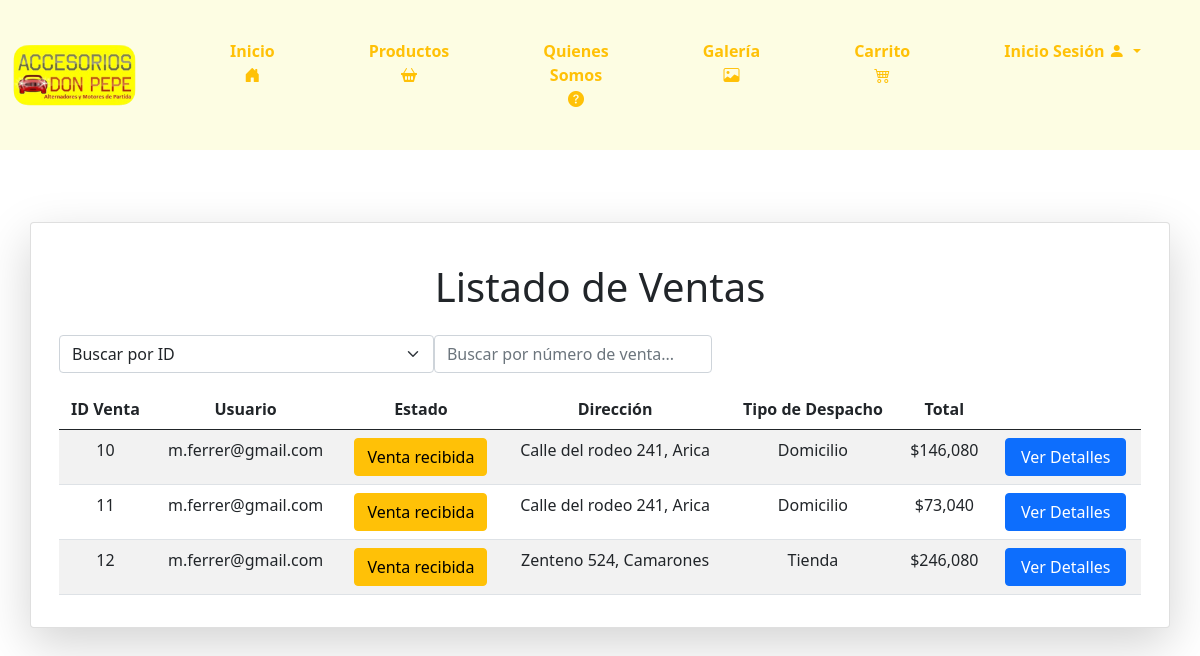
Before: /listaventas/ with the older database file.
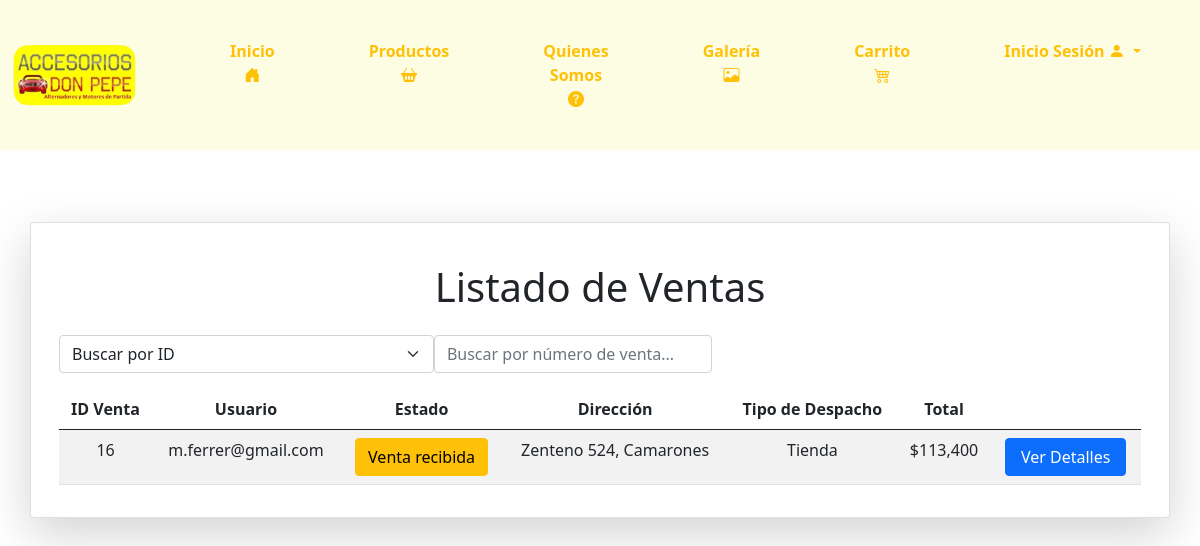
After: the same page with the newer database file.
### core/models.py (models this page shows, shortened)
class Venta(models.Model):
    codVenta = models.AutoField(primary_key=True)
    usuario = models.ForeignKey(Usuario, on_delete=models.CASCADE)
    estadoP = models.ForeignKey(Estado, on_delete=models.CASCADE)
    tipodespacho = models.ForeignKey(TipoDespacho, on_delete=models.CASCADE)
    total = models.IntegerField()
    direccion = models.OneToOneField(Direccion, on_delete=models.CASCADE, null=True, blank=True)

class Usuario(models.Model):
    rut = models.CharField(primary_key=True, max_length=10)
    nombre = models.CharField(max_length=20)
    apellido = models.CharField(max_length=20)
    telefono = models.CharField(max_length=9)
    correo = models.EmailField(unique=True, max_length=100, blank=True, null=True)
    clave = models.CharField(max_length=30)
    rol = models.ForeignKey(Rol, on_delete=models.CASCADE)
    def __str__(self) -> str:
        return self.correo

class Estado(models.Model):
    id_estado = models.IntegerField(primary_key=True)
    nombreEs = models.CharField(max_length=50)

class Direccion(models.Model):
    idDireccion = models.AutoField(primary_key=True)
    calle = models.CharField(max_length=100)
    numero = models.CharField(max_length=10)
    comuna = models.ForeignKey('Comuna', on_delete=models.CASCADE)
    def __str__(self):
        return f"{self.calle} {self.numero}, {self.comuna}"

class Comuna(models.Model):
    idComuna = models.AutoField(primary_key=True)
    nombreC = models.CharField(max_length=100)
    region = models.ForeignKey(Region, on_delete=models.CASCADE)
    def __str__(self) -> str:
        return self.nombreC

class TipoDespacho(models.Model):
    idDespacho = models.IntegerField(primary_key=True)
    nombreDespacho = models.CharField(max_length=100)
    def __str__(self) -> str:
        return str(self.nombreDespacho)

### core/views.py (the view)
# urls.py: path('listaventas/', listaventas, name='listaventas'),
def listaventas(request):
    ventas_listado = Venta.objects.all()
    contexto = {
        "ventas": ventas_listado
    }
    return render(request, 'core/listaventas.html', contexto)

### core/templatetags/custom_filters.py (called while the page is built)
@register.filter
def format_clp(value):
    try:
        return "${:,.0f}".format(value)
    except (ValueError, TypeError):
        return value

### core/templates/core/listaventas.html (shortened to what the changed rows need)
{% load static %}
{% load custom_filters %}
<!DOCTYPE html>
<html lang="en">
<head>
    <link href="https://cdn.jsdelivr.net/npm/bootstrap@5.0.2/dist/css/bootstrap.min.css" rel="stylesheet"
>
    <link href="https://cdnjs.cloudflare.com/ajax/libs/font-awesome/6.0.0-beta3/css/all.min.css" rel="stylesheet">
    <link type="text/css" rel="stylesheet" href="{% static 'css/inicio.css' %}">
    <link href="https://cdn.jsdelivr.net/npm/bootstrap-icons/font/bootstrap-icons.css" rel="stylesheet">
</head>
<body>
    <br>
    <div class="container my-5">
        <div class="row">
            <div class="card shadow-lg">
                <div class="card-body">
                    <br>
                    <h1 class="text-center mb-4">Listado de Ventas</h1>
                    <table class="table table-striped">
                        <thead>
                            <tr style="text-align: center;">
                                <th>ID Venta</th>
                                <th>Usuario</th>
                                <th>Estado</th>
                                <th>Dirección</th>
                                <th>Tipo de Despacho</th>
                                <th>Total</th>
                                <th></th>
                            </tr>
                        </thead>
                        <tbody id="ventasTable">
                            {% for venta in ventas %}
                            <tr style="text-align: center;">
                                <td>{{ venta.codVenta }}</td>
                                <td>{{ venta.usuario }}</td>
                                <td>
                                    <button type="button" class="btn estado-btn" data-venta-id="{{ venta.codVenta }}" data-estado-id="{{ venta.estadoP.id_estado }}">
                                        {{ venta.estadoP.nombreEs }}
                                    </button>
                                </td>
                                <td>{{ venta.direccion }}</td>
                                <td>{{ venta.tipodespacho }}</td>
                                <td>{{ venta.total | format_clp }}</td>
                                <td>
                                    <button type="button" class="btn btn-primary ver-detalles" style="padding: 6px 15px"
                                        data-venta-id="{{ venta.codVenta }}">Ver Detalles</button>
                                </td>
                            </tr>
                            {% endfor %}
                        </tbody>
                    </table>
                </div>
            </div>
        </div>
    </div>
</body>
</html>

Changed rows visible on the page:
removed Venta: codVenta "10", usuario "m.ferrer@gmail.com", estadoP.nombreEs "Venta recibida", direccion "Calle del rodeo 241, Arica", tipodespacho "Domicilio", total "$146,080"
removed Venta: codVenta "11", usuario "m.ferrer@gmail.com", estadoP.nombreEs "Venta recibida", direccion "Calle del rodeo 241, Arica", tipodespacho "Domicilio", total "$73,040"
removed Venta: codVenta "12", usuario "m.ferrer@gmail.com", estadoP.nombreEs "Venta recibida", direccion "Zenteno 524, Camarones", tipodespacho "Tienda", total "$246,080"
added Venta: codVenta "16", usuario "m.ferrer@gmail.com", estadoP.nombreEs "Venta recibida", direccion "Zenteno 524, Camarones", tipodespacho "Tienda", total "$113,400"
